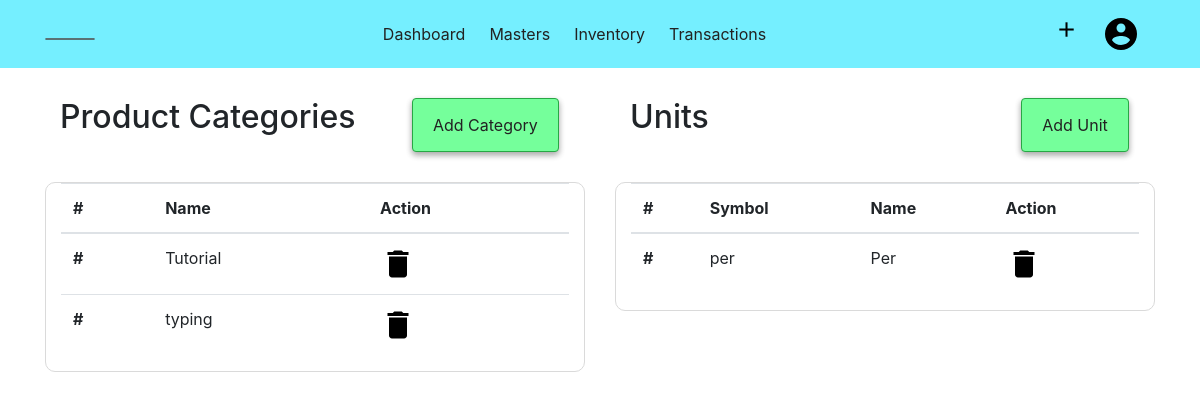
/category_unit (signed in), run on an earlier commit of the app's database.
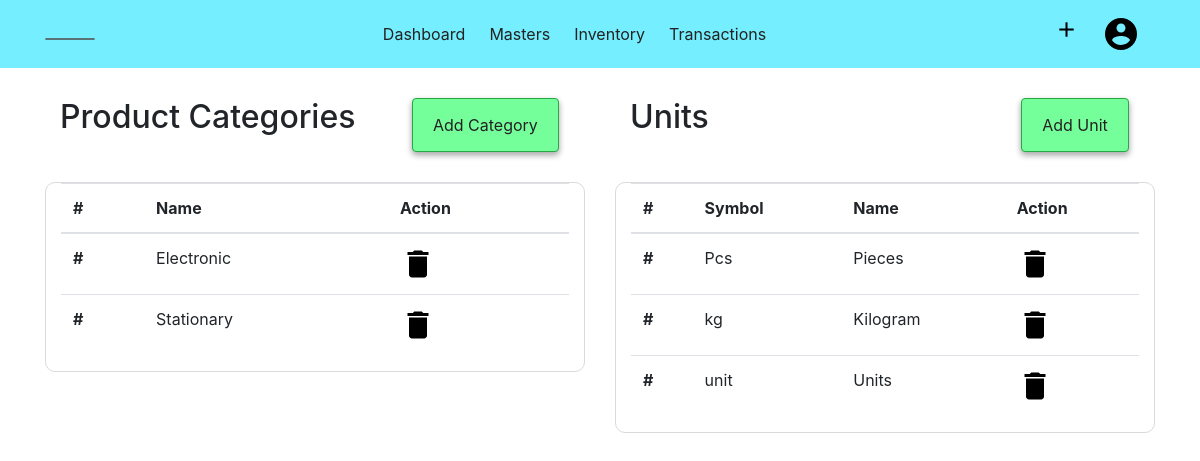
And on a later commit of the database.
### acsystem/models.py (models this page shows, shortened)
class Productcategory(db.Model):
    id = db.Column(db.Integer, primary_key=True)
    name = db.Column(db.String(40), nullable=False)
    products = db.relationship('Product', backref='undercategory', lazy=True, cascade="all, delete-orphan")
    company_id = db.Column(db.Integer, db.ForeignKey('company.id', ondelete="CASCADE"), nullable=False)

class Unit(db.Model):
    id = db.Column(db.Integer, primary_key=True)
    symbol = db.Column(db.String(10), nullable=False)
    name = db.Column(db.String(40))
    products = db.relationship('Product', backref='underunit', lazy=True, cascade="all, delete-orphan")
    company_id = db.Column(db.Integer, db.ForeignKey('company.id', ondelete="CASCADE"), nullable=False)

### acsystem/product/routes.py (the view)
@products.route("/category_unit", methods=['GET','POST'])
@login_required
def categoryunit():
    if current_user.activecompany == 0:
        flash(f"No Company is Activated! ","warning")
        return redirect(url_for('company.companies'))
    form = ProductCategoryForm()
    form2 = UnitForm()
    if form2.validate_on_submit() and form2.submit.data:
        unit = Unit(symbol = form2.symbol.data, name = form2.name.data, company_id = current_user.activecompany)
        db.session.add(unit)
        db.session.commit()
        flash(f"Unit Added Successfully!","success")
        return redirect(url_for("products.categoryunit"))
    if form.validate_on_submit() and form.submit.data:
        category = Productcategory(name = form.category_name.data, company_id = current_user.activecompany)
        db.session.add(category)
        db.session.commit()
        flash(f"Product Category {form.category_name.data} Added Successfully!","success")
        return redirect(url_for('products.categoryunit'))
    pcs = Productcategory.query.filter_by(company_id = current_user.activecompany).all()
    units = Unit.query.filter_by(company_id = current_user.activecompany).all()
    return render_template('producttemplate/categoryunit.html', title="Product Categories and Units", form=form, form2=form2, pcs=pcs, units=units)

### acsystem/models.py (called while the page is built)
@login_manager.user_loader
def load_user(user_id):
    return User.query.get(int(user_id))

### acsystem/templates/producttemplate/categoryunit.html (shortened to what this page needs)
{% from "renderfield.html" import render_field, render_doublefield %}
{% extends "layout.html"%}
{% block content %}
<div class="container">
    <div class="row">
        <div class="col-sm">
            <div class="container-fluid">
                <h2 class="float-left">Product Categories</h2>
                <ul class="nav justify-content-end">
                    <li class="btn btn-success">
                        <a class="nav-link" data-toggle="modal" data-target="#createcategory">Add Category</a>
                    </li>
                </ul>
            </div>
            <div class="container-fluid" style="border:1px solid rgb(218, 218, 218); border-radius:10px;">
                <table class="table table-hover">
                    <thead>
                        <tr>
                            <th scope="col">#</th>
                            <th scope="col">Name</th>
                            <th scope="col">Action</th>
                        </tr>
                    </thead>
                    <tbody>
                        {% for pc in pcs %}
                        <tr>
                            <th scope="row">#</th>
                            <td>{{ pc.name }}</td>
                            <td class="deletecategory">
                                <img style="cursor:pointer;" data-toggle="modal" data-target="#deletecategory"
                                    src="{{ url_for('static',filename='images/delete.png') }}" alt="Delete">
                            </td>
                            {% endfor %}
                    </tbody>
                </table>
            </div>
        </div>
        <div class="col-sm">
            <div class="container-fluid">
                <h2 class="float-left">Units</h2>
                <ul class="nav justify-content-end">
                    <li class="btn btn-success">
                        <a class="nav-link" data-toggle="modal" data-target="#createunit">Add Unit</a>
                    </li>
                </ul>
            </div>
            <div class="container-fluid" style="border:1px solid rgb(218, 218, 218); border-radius:10px;">
                <table class="table table-hover">
                    <thead>
                        <tr>
                            <th scope="col">#</th>
                            <th scope="col">Symbol</th>
                            <th scope="col">Name</th>
                            <th scope="col">Action</th>
                        </tr>
                    </thead>
                    <tbody>
                        {% for unit in units %}
                        <tr>
                            <th scope="row">#</th>
                            <td>{{ unit.symbol }}</td>
                            <td>{{ unit.name }}</td>
                            <td class="deleteunit">
                                <img style="cursor:pointer;" data-toggle="modal" data-target="#deleteunit"
                                    src="{{ url_for('static',filename='images/delete.png') }}" alt="Delete">
                            </td>
                            {% endfor %}
                    </tbody>
                </table>
            </div>
        </div>
    </div>
</div>
{% endblock content %}

What changed in the data, as far as the page shows it:
removed Productcategory: name "Tutorial"
removed Productcategory: name "typing"
removed Unit: symbol "per", name "Per"
added Productcategory: name "Electronic"
now on this page (row edited): Productcategory: name "Stationary"
now on this page (row edited): Unit: symbol "Pcs", name "Pieces"
now on this page (row edited): Unit: symbol "kg", name "Kilogram"
now on this page (row edited): Unit: symbol "unit", name "Units"
